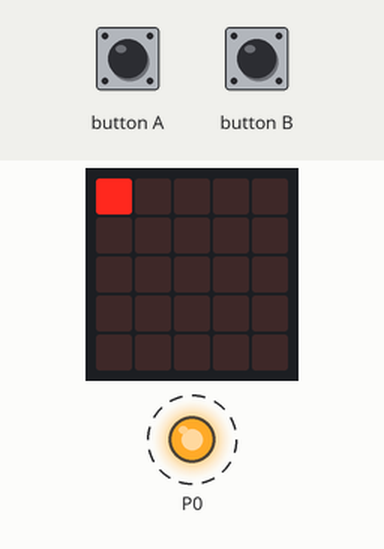
The program below on a simulated BBC micro:bit running MicroPython. Shown: the board's 5×5 LED display, output pins drawn as LEDs (lit = HIGH). Dashed ring = blinking.

Above: at 0.1 s.
At 0.6 s:
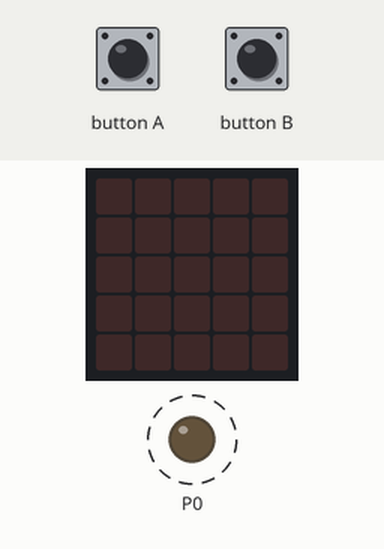
Timing chart, 0 to 130.0 s (numbered marks = the images above):
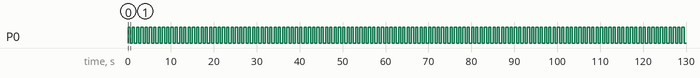

The program:

led_with_buttonsAB.py
```python
from microbit import *
import math

sleep_time = 500  # Start with 500ms

while True:
    # Check button A to multiply by sqrt(2)
    if button_a.was_pressed():
        sleep_time = int(sleep_time * math.sqrt(2))
        sleep(100)  # Debounce delay

    # Check button B to divide by sqrt(2)
    if button_b.was_pressed():
        sleep_time = int(sleep_time / math.sqrt(2))
        if sleep_time < 1:  # Ensure minimum 1ms
            sleep_time = 1
        sleep(100)  # Debounce delay

    pin0.write_digital(1)
    display.set_pixel(0, 0, 9)
    sleep(sleep_time)
    pin0.write_digital(0)
    display.set_pixel(0, 0, 0)
    sleep(sleep_time)
```

Measured:
- by itself, P0: alternates HIGH for 0.50 s and LOW for 0.50 s
